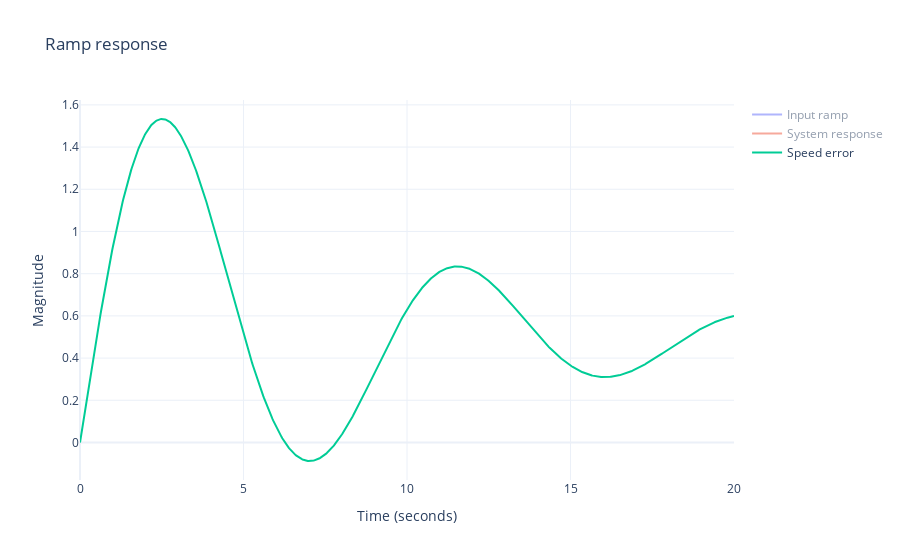

This figure's notebook cell:
### Markdown cell above
Si on le souhaite, on peut également observer ce que vaut l'erreur de vitesse ($\varepsilon_s$) de ce système en utilisant le code suivant :

### Code cell
# Vérification de l'erreur de vitesse
speed_fig, speed_error = rlf.plot_speed_error(H_BF, plot=True);
print(f"Speed error = {speed_error*100}%")

### Figure 1 — Plotly figure (JSON) as saved in the notebook; plotly's stock layout.template omitted (floating-point values rounded to 4 significant figures; data arrays with more than 128 entries replaced by an {"elided": "..."} marker saying what was removed)
{"data": [{"name": "Input ramp", "type": "scatter", "visible": "legendonly", "x": {"elided": "1000 float values"}, "y": {"elided": "1000 float values"}}, {"name": "System response", "type": "scatter", "visible": "legendonly", "x": {"elided": "1000 float values"}, "y": {"elided": "1000 float values"}}, {"name": "Speed error", "type": "scatter", "x": {"elided": "1000 float values"}, "y": {"elided": "1000 float values"}}], "layout": {"title": {"text": "Ramp response"}, "xaxis": {"title": {"text": "Time (seconds)"}}, "yaxis": {"title": {"text": "Magnitude"}}}}
